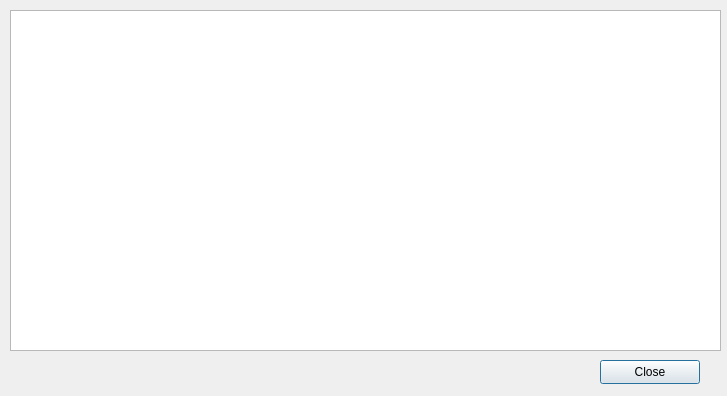
<?xml version="1.0" encoding="UTF-8"?>
<ui version="4.0">
 <class>viewGJ</class>
 <widget class="QDialog" name="viewGJ">
  <property name="geometry">
   <rect>
    <x>0</x>
    <y>0</y>
    <width>727</width>
    <height>396</height>
   </rect>
  </property>
  <property name="windowTitle">
   <string>Dialog</string>
  </property>
  <widget class="QWidget" name="verticalLayoutWidget">
   <property name="geometry">
    <rect>
     <x>10</x>
     <y>10</y>
     <width>711</width>
     <height>341</height>
    </rect>
   </property>
   <layout class="QVBoxLayout" name="verticalLayout">
    <item>
     <widget class="QTableWidget" name="tableWidget">
      <property name="editTriggers">
       <set>QAbstractItemView::NoEditTriggers</set>
      </property>
     </widget>
    </item>
   </layout>
  </widget>
  <widget class="QPushButton" name="pushButton">
   <property name="geometry">
    <rect>
     <x>600</x>
     <y>360</y>
     <width>100</width>
     <height>24</height>
    </rect>
   </property>
   <property name="text">
    <string>Close</string>
   </property>
  </widget>
 </widget>
 <resources/>
 <connections/>
</ui>
